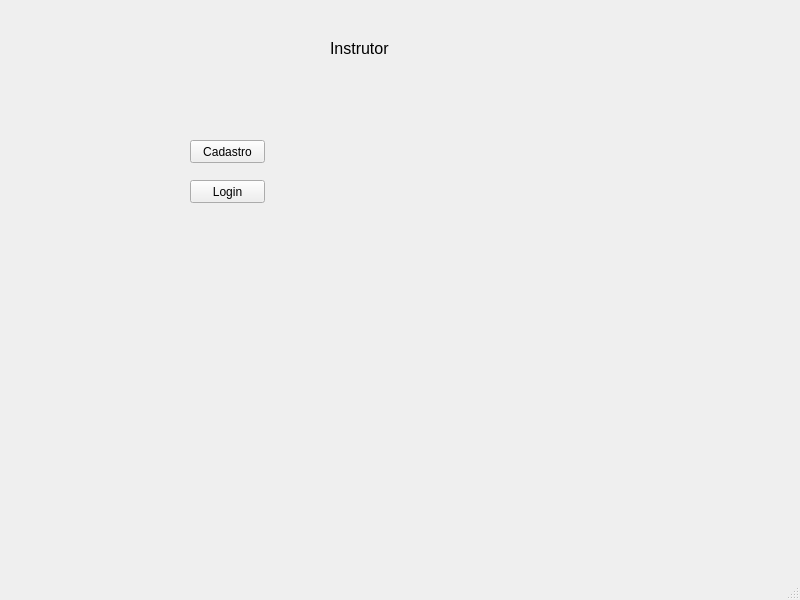
<?xml version="1.0" encoding="UTF-8"?>
<ui version="4.0">
 <class>MainWindow</class>
 <widget class="QMainWindow" name="MainWindow">
  <property name="geometry">
   <rect>
    <x>0</x>
    <y>0</y>
    <width>800</width>
    <height>600</height>
   </rect>
  </property>
  <property name="windowTitle">
   <string>MainWindow</string>
  </property>
  <widget class="QWidget" name="centralwidget">
   <widget class="QLabel" name="label">
    <property name="geometry">
     <rect>
      <x>330</x>
      <y>40</y>
      <width>71</width>
      <height>16</height>
     </rect>
    </property>
    <property name="font">
     <font>
      <pointsize>12</pointsize>
     </font>
    </property>
    <property name="text">
     <string>Instrutor</string>
    </property>
   </widget>
   <widget class="QPushButton" name="pushButton">
    <property name="geometry">
     <rect>
      <x>190</x>
      <y>140</y>
      <width>75</width>
      <height>23</height>
     </rect>
    </property>
    <property name="text">
     <string>Cadastro</string>
    </property>
   </widget>
   <widget class="QPushButton" name="pushButton_2">
    <property name="geometry">
     <rect>
      <x>190</x>
      <y>180</y>
      <width>75</width>
      <height>23</height>
     </rect>
    </property>
    <property name="text">
     <string>Login</string>
    </property>
   </widget>
  </widget>
  <widget class="QMenuBar" name="menubar">
   <property name="geometry">
    <rect>
     <x>0</x>
     <y>0</y>
     <width>800</width>
     <height>21</height>
    </rect>
   </property>
  </widget>
  <widget class="QStatusBar" name="statusbar"/>
 </widget>
 <resources/>
 <connections/>
</ui>
